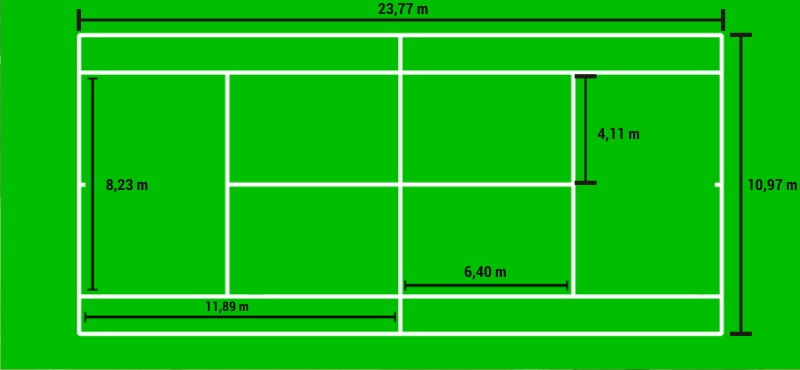
#> input picture tenis_court_image.jpg, 800 x 370 px
$ python -i court_detector.py   (imports and definitions only)
#> lines starting #> are read from the running program, lines starting #| are printed output that depends on the picture
### court_reference.py
import cv2
import numpy as np
import matplotlib.pyplot as plt


class CourtReference:
    """
    Court reference model
    """
    def __init__(self):
        self.baseline_top = ((286, 561), (1379, 561))
        self.baseline_bottom = ((286, 2935), (1379, 2935))
        self.net = ((286, 1748), (1379, 1748))
        self.left_court_line = ((286, 561), (286, 2935))
        self.right_court_line = ((1379, 561), (1379, 2935))
        self.left_inner_line = ((423, 561), (423, 2935))
        self.right_inner_line = ((1242, 561), (1242, 2935))
        self.middle_line = ((832, 1110), (832, 2386))
        self.top_inner_line = ((423, 1110), (1242, 1110))
        self.bottom_inner_line = ((423, 2386), (1242, 2386))
        self.top_extra_part = (832.5, 580)
        self.bottom_extra_part = (832.5, 2910)

        self.court_conf = {1: [*self.baseline_top, *self.baseline_bottom],
                           2: [self.left_inner_line[0], self.right_inner_line[0], self.left_inner_line[1],
                               self.right_inner_line[1]],
                           3: [self.left_inner_line[0], self.right_court_line[0], self.left_inner_line[1],
                               self.right_court_line[1]],
                           4: [self.left_court_line[0], self.right_inner_line[0], self.left_court_line[1],
                               self.right_inner_line[1]],
                           5: [*self.top_inner_line, *self.bottom_inner_line],
                           6: [*self.top_inner_line, self.left_inner_line[1], self.right_inner_line[1]],
                           7: [self.left_inner_line[0], self.right_inner_line[0], *self.bottom_inner_line],
                           8: [self.right_inner_line[0], self.right_court_line[0], self.right_inner_line[1],
                               self.right_court_line[1]],
                           9: [self.left_court_line[0], self.left_inner_line[0], self.left_court_line[1],
                               self.left_inner_line[1]],
                           10: [self.top_inner_line[0], self.middle_line[0], self.bottom_inner_line[0],
                                self.middle_line[1]],
                           11: [self.middle_line[0], self.top_inner_line[1], self.middle_line[1],
                                self.bottom_inner_line[1]],
                           12: [*self.bottom_inner_line, self.left_inner_line[1], self.right_inner_line[1]]}
        self.line_width = 1
        self.court_width = 1117
        self.court_height = 2408
        self.top_bottom_border = 549
        self.right_left_border = 274
        self.court_total_width = self.court_width + self.right_left_border * 2
        self.court_total_height = self.court_height + self.top_bottom_border * 2

        self.court = cv2.cvtColor(cv2.imread('court_configurations/court_reference.png'), cv2.COLOR_BGR2GRAY)

    # [28 lines left out: functions build_court_reference, get_important_lines, not called in this run]

    def get_extra_parts(self):
        parts = [self.top_extra_part, self.bottom_extra_part]
        return parts

    # [25 lines left out: functions save_all_court_configurations, get_court_mask, not called in this run]


# [3 lines that do not run on import are left out]

### court_detector.py
import numpy as np
import cv2
from matplotlib import pyplot as plt
from sympy import Line
from itertools import combinations
from court_reference import CourtReference
import scipy.signal as sp

try:
  from google.colab.patches import cv2_imshow
except:
  pass


class CourtDetector:
  """
  Detecting and tracking court in frame
  """
  def __init__(self, verbose=0):
    self.verbose = verbose
    self.colour_threshold = 200
    self.dist_tau = 3
    self.intensity_threshold = 40
    self.court_reference = CourtReference()
    self.v_width = 0
    self.v_height = 0
    self.frame = None
    self.gray = None
    self.court_warp_matrix = []
    self.game_warp_matrix = []
    self.court_score = 0
    self.baseline_top = None
    self.baseline_bottom = None
    self.net = None
    self.left_court_line = None
    self.right_court_line = None
    self.left_inner_line = None
    self.right_inner_line = None
    self.middle_line = None
    self.top_inner_line = None
    self.bottom_inner_line = None
    self.success_flag = False
    self.success_accuracy = 80
    self.success_score = 1000
    self.best_conf = None
    self.frame_points = None
    self.dist = 5


  # [378 lines left out: functions detect, _threshold, _filter_pixels, _detect_lines, _classify_lines, _classify_vertical and 9 more, not called in this run]

>>> import cv2
>>> picture = cv2.imread('tenis_court_image.jpg', cv2.IMREAD_GRAYSCALE)
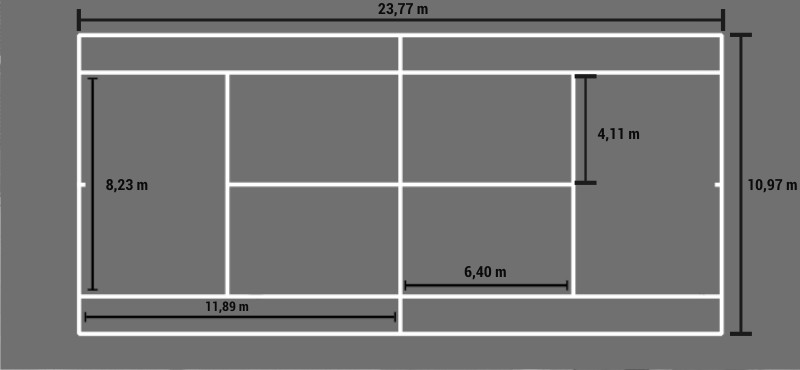
#> picture: shape (370, 800); min 0, max 255, mean 118.4
>>> result = CourtDetector().track_court(picture)
#> (the run stopped early here; a loop or call above may not have finished)
